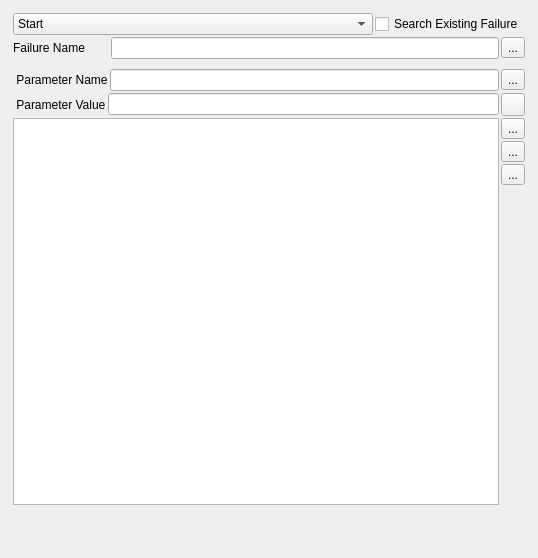
<?xml version="1.0" encoding="UTF-8"?>
<ui version="4.0">
 <class>GTAActionFailureWidget</class>
 <widget class="QWidget" name="GTAActionFailureWidget">
  <property name="windowModality">
   <enum>Qt::WindowModal</enum>
  </property>
  <property name="geometry">
   <rect>
    <x>0</x>
    <y>0</y>
    <width>538</width>
    <height>558</height>
   </rect>
  </property>
  <property name="windowTitle">
   <string>Failure Command</string>
  </property>
  <layout class="QGridLayout" name="gridLayout_2">
   <item row="0" column="0">
    <widget class="QFrame" name="frame">
     <property name="frameShape">
      <enum>QFrame::NoFrame</enum>
     </property>
     <property name="frameShadow">
      <enum>QFrame::Raised</enum>
     </property>
     <layout class="QVBoxLayout" name="verticalLayout_2">
      <property name="spacing">
       <number>2</number>
      </property>
      <property name="margin">
       <number>2</number>
      </property>
      <item>
       <layout class="QHBoxLayout" name="horizontalLayout">
        <item>
         <widget class="QComboBox" name="failureTypeCB">
          <item>
           <property name="text">
            <string>Start</string>
           </property>
          </item>
          <item>
           <property name="text">
            <string>Stop</string>
           </property>
          </item>
          <item>
           <property name="text">
            <string>Failure</string>
           </property>
          </item>
          <item>
           <property name="text">
            <string>Resume</string>
           </property>
          </item>
         </widget>
        </item>
        <item>
         <widget class="QCheckBox" name="searchFailureChB">
          <property name="maximumSize">
           <size>
            <width>150</width>
            <height>16777215</height>
           </size>
          </property>
          <property name="text">
           <string>Search Existing Failure</string>
          </property>
         </widget>
        </item>
       </layout>
      </item>
      <item>
       <layout class="QHBoxLayout" name="horizontalLayout_3">
        <item>
         <widget class="QLabel" name="label">
          <property name="text">
           <string>Failure Name       </string>
          </property>
         </widget>
        </item>
        <item>
         <widget class="QLineEdit" name="failureNameLE"/>
        </item>
        <item>
         <widget class="QToolButton" name="searchFailurePB">
          <property name="enabled">
           <bool>true</bool>
          </property>
          <property name="text">
           <string>...</string>
          </property>
          <property name="icon">
           <iconset resource="../resource.qrc">
            <normaloff>:/images/forms/img/SEARCH.png</normaloff>:/images/forms/img/SEARCH.png</iconset>
          </property>
         </widget>
        </item>
       </layout>
      </item>
     </layout>
    </widget>
   </item>
   <item row="1" column="0">
    <widget class="QFrame" name="stopItemFrame">
     <property name="frameShape">
      <enum>QFrame::NoFrame</enum>
     </property>
     <property name="frameShadow">
      <enum>QFrame::Raised</enum>
     </property>
     <layout class="QGridLayout" name="gridLayout">
      <property name="margin">
       <number>2</number>
      </property>
      <property name="spacing">
       <number>2</number>
      </property>
      <item row="1" column="0" colspan="2">
       <layout class="QHBoxLayout" name="horizontalLayout_5">
        <item>
         <widget class="QLabel" name="label_3">
          <property name="text">
           <string> Parameter Value</string>
          </property>
         </widget>
        </item>
        <item>
         <widget class="QLineEdit" name="parameterValLE">
          <property name="enabled">
           <bool>true</bool>
          </property>
          <property name="readOnly">
           <bool>true</bool>
          </property>
         </widget>
        </item>
        <item>
         <widget class="QToolButton" name="setConfigValTB">
          <property name="text">
           <string/>
          </property>
          <property name="icon">
           <iconset resource="../resource.qrc">
            <normaloff>:/images/forms/img/failure.png</normaloff>:/images/forms/img/failure.png</iconset>
          </property>
         </widget>
        </item>
       </layout>
      </item>
      <item row="2" column="0">
       <widget class="QListWidget" name="paramValLW"/>
      </item>
      <item row="2" column="1">
       <layout class="QVBoxLayout" name="verticalLayout">
        <item>
         <widget class="QToolButton" name="editPB">
          <property name="text">
           <string>...</string>
          </property>
          <property name="icon">
           <iconset resource="../resource.qrc">
            <normaloff>:/images/forms/img/EDIT.png</normaloff>:/images/forms/img/EDIT.png</iconset>
          </property>
         </widget>
        </item>
        <item>
         <widget class="QToolButton" name="addPB">
          <property name="text">
           <string>...</string>
          </property>
          <property name="icon">
           <iconset resource="../resource.qrc">
            <normaloff>:/images/forms/img/Add.png</normaloff>:/images/forms/img/Add.png</iconset>
          </property>
         </widget>
        </item>
        <item>
         <widget class="QToolButton" name="deletePB">
          <property name="text">
           <string>...</string>
          </property>
          <property name="icon">
           <iconset resource="../resource.qrc">
            <normaloff>:/images/forms/img/Remove.png</normaloff>:/images/forms/img/Remove.png</iconset>
          </property>
         </widget>
        </item>
        <item>
         <spacer name="verticalSpacer">
          <property name="orientation">
           <enum>Qt::Vertical</enum>
          </property>
          <property name="sizeHint" stdset="0">
           <size>
            <width>20</width>
            <height>40</height>
           </size>
          </property>
         </spacer>
        </item>
       </layout>
      </item>
      <item row="0" column="0" colspan="2">
       <layout class="QHBoxLayout" name="horizontalLayout_4">
        <item>
         <widget class="QLabel" name="label_2">
          <property name="text">
           <string> Parameter Name</string>
          </property>
         </widget>
        </item>
        <item>
         <widget class="QLineEdit" name="parameterNameLE"/>
        </item>
        <item>
         <widget class="QToolButton" name="searchPB">
          <property name="text">
           <string>...</string>
          </property>
          <property name="icon">
           <iconset resource="../resource.qrc">
            <normaloff>:/images/forms/img/SEARCH.png</normaloff>:/images/forms/img/SEARCH.png</iconset>
          </property>
         </widget>
        </item>
       </layout>
      </item>
     </layout>
    </widget>
   </item>
   <item row="2" column="0">
    <spacer name="verticalSpacer_2">
     <property name="orientation">
      <enum>Qt::Vertical</enum>
     </property>
     <property name="sizeType">
      <enum>QSizePolicy::Maximum</enum>
     </property>
     <property name="sizeHint" stdset="0">
      <size>
       <width>20</width>
       <height>40</height>
      </size>
     </property>
    </spacer>
   </item>
  </layout>
 </widget>
 <resources>
  <include location="../resource.qrc"/>
 </resources>
 <connections/>
</ui>
